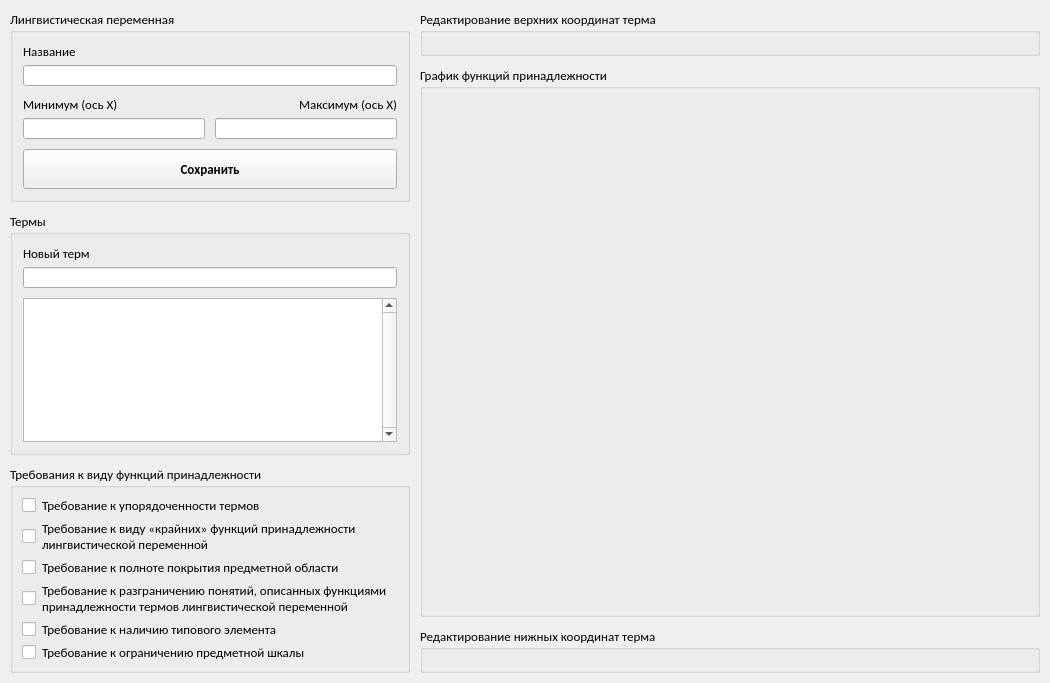
<?xml version="1.0" encoding="UTF-8"?>
<ui version="4.0">
 <class>lp_editor_window</class>
 <widget class="QWidget" name="lp_editor_window">
  <property name="geometry">
   <rect>
    <x>0</x>
    <y>0</y>
    <width>1050</width>
    <height>683</height>
   </rect>
  </property>
  <property name="sizePolicy">
   <sizepolicy hsizetype="Preferred" vsizetype="Preferred">
    <horstretch>0</horstretch>
    <verstretch>0</verstretch>
   </sizepolicy>
  </property>
  <property name="maximumSize">
   <size>
    <width>16777215</width>
    <height>16777215</height>
   </size>
  </property>
  <property name="font">
   <font>
    <family>Calibri</family>
    <pointsize>10</pointsize>
   </font>
  </property>
  <property name="windowTitle">
   <string>Редактор лингвистической переменной</string>
  </property>
  <layout class="QHBoxLayout" name="horizontalLayout_2">
   <property name="spacing">
    <number>10</number>
   </property>
   <property name="leftMargin">
    <number>10</number>
   </property>
   <property name="topMargin">
    <number>10</number>
   </property>
   <property name="rightMargin">
    <number>10</number>
   </property>
   <property name="bottomMargin">
    <number>10</number>
   </property>
   <item>
    <layout class="QVBoxLayout" name="verticalLayout_5">
     <property name="spacing">
      <number>10</number>
     </property>
     <item>
      <widget class="QGroupBox" name="groupBox">
       <property name="sizePolicy">
        <sizepolicy hsizetype="Fixed" vsizetype="Preferred">
         <horstretch>0</horstretch>
         <verstretch>0</verstretch>
        </sizepolicy>
       </property>
       <property name="minimumSize">
        <size>
         <width>400</width>
         <height>0</height>
        </size>
       </property>
       <property name="maximumSize">
        <size>
         <width>16777215</width>
         <height>16777215</height>
        </size>
       </property>
       <property name="title">
        <string>Лингвистическая переменная</string>
       </property>
       <layout class="QVBoxLayout" name="verticalLayout">
        <property name="spacing">
         <number>10</number>
        </property>
        <property name="leftMargin">
         <number>10</number>
        </property>
        <property name="topMargin">
         <number>10</number>
        </property>
        <property name="rightMargin">
         <number>10</number>
        </property>
        <property name="bottomMargin">
         <number>10</number>
        </property>
        <item>
         <layout class="QVBoxLayout" name="verticalLayout_20">
          <property name="spacing">
           <number>5</number>
          </property>
          <item>
           <widget class="QLabel" name="label_15">
            <property name="text">
             <string>Название</string>
            </property>
           </widget>
          </item>
          <item>
           <widget class="QLineEdit" name="edit_title">
            <property name="minimumSize">
             <size>
              <width>0</width>
              <height>21</height>
             </size>
            </property>
            <property name="contextMenuPolicy">
             <enum>Qt::NoContextMenu</enum>
            </property>
            <property name="readOnly">
             <bool>false</bool>
            </property>
           </widget>
          </item>
         </layout>
        </item>
        <item>
         <layout class="QHBoxLayout" name="horizontalLayout">
          <property name="spacing">
           <number>10</number>
          </property>
          <item>
           <layout class="QVBoxLayout" name="verticalLayout_18">
            <property name="spacing">
             <number>5</number>
            </property>
            <item>
             <widget class="QLabel" name="label_13">
              <property name="text">
               <string>Минимум (ось X)</string>
              </property>
             </widget>
            </item>
            <item>
             <widget class="QLineEdit" name="edit_x_start">
              <property name="minimumSize">
               <size>
                <width>0</width>
                <height>21</height>
               </size>
              </property>
              <property name="contextMenuPolicy">
               <enum>Qt::NoContextMenu</enum>
              </property>
              <property name="readOnly">
               <bool>false</bool>
              </property>
             </widget>
            </item>
           </layout>
          </item>
          <item>
           <layout class="QVBoxLayout" name="verticalLayout_19">
            <property name="spacing">
             <number>5</number>
            </property>
            <item>
             <widget class="QLabel" name="label_14">
              <property name="text">
               <string>Максимум (ось X)</string>
              </property>
              <property name="alignment">
               <set>Qt::AlignRight|Qt::AlignTrailing|Qt::AlignVCenter</set>
              </property>
             </widget>
            </item>
            <item>
             <widget class="QLineEdit" name="edit_x_stop">
              <property name="minimumSize">
               <size>
                <width>0</width>
                <height>21</height>
               </size>
              </property>
              <property name="contextMenuPolicy">
               <enum>Qt::NoContextMenu</enum>
              </property>
              <property name="readOnly">
               <bool>false</bool>
              </property>
             </widget>
            </item>
           </layout>
          </item>
         </layout>
        </item>
        <item>
         <widget class="QPushButton" name="button_save">
          <property name="minimumSize">
           <size>
            <width>100</width>
            <height>40</height>
           </size>
          </property>
          <property name="font">
           <font>
            <weight>75</weight>
            <bold>true</bold>
           </font>
          </property>
          <property name="cursor">
           <cursorShape>PointingHandCursor</cursorShape>
          </property>
          <property name="text">
           <string>Сохранить</string>
          </property>
          <property name="iconSize">
           <size>
            <width>24</width>
            <height>24</height>
           </size>
          </property>
         </widget>
        </item>
       </layout>
      </widget>
     </item>
     <item>
      <widget class="QGroupBox" name="groupBox_6">
       <property name="sizePolicy">
        <sizepolicy hsizetype="Fixed" vsizetype="Preferred">
         <horstretch>0</horstretch>
         <verstretch>0</verstretch>
        </sizepolicy>
       </property>
       <property name="minimumSize">
        <size>
         <width>400</width>
         <height>0</height>
        </size>
       </property>
       <property name="title">
        <string>Термы</string>
       </property>
       <layout class="QVBoxLayout" name="verticalLayout_2">
        <property name="spacing">
         <number>10</number>
        </property>
        <property name="leftMargin">
         <number>10</number>
        </property>
        <property name="topMargin">
         <number>10</number>
        </property>
        <property name="rightMargin">
         <number>10</number>
        </property>
        <property name="bottomMargin">
         <number>10</number>
        </property>
        <item>
         <layout class="QVBoxLayout" name="verticalLayout_17">
          <property name="spacing">
           <number>5</number>
          </property>
          <item>
           <widget class="QLabel" name="label_12">
            <property name="text">
             <string>Новый терм</string>
            </property>
           </widget>
          </item>
          <item>
           <widget class="QLineEdit" name="edit_add_term">
            <property name="minimumSize">
             <size>
              <width>0</width>
              <height>21</height>
             </size>
            </property>
            <property name="contextMenuPolicy">
             <enum>Qt::NoContextMenu</enum>
            </property>
            <property name="clearButtonEnabled">
             <bool>true</bool>
            </property>
           </widget>
          </item>
         </layout>
        </item>
        <item>
         <widget class="QListWidget" name="list_terms">
          <property name="minimumSize">
           <size>
            <width>0</width>
            <height>0</height>
           </size>
          </property>
          <property name="maximumSize">
           <size>
            <width>16777215</width>
            <height>16777215</height>
           </size>
          </property>
          <property name="verticalScrollBarPolicy">
           <enum>Qt::ScrollBarAlwaysOn</enum>
          </property>
         </widget>
        </item>
       </layout>
      </widget>
     </item>
     <item>
      <widget class="QGroupBox" name="groupBox_3">
       <property name="sizePolicy">
        <sizepolicy hsizetype="Fixed" vsizetype="Preferred">
         <horstretch>0</horstretch>
         <verstretch>0</verstretch>
        </sizepolicy>
       </property>
       <property name="minimumSize">
        <size>
         <width>400</width>
         <height>0</height>
        </size>
       </property>
       <property name="maximumSize">
        <size>
         <width>16777215</width>
         <height>16777215</height>
        </size>
       </property>
       <property name="title">
        <string>Требования к виду функций принадлежности</string>
       </property>
       <layout class="QVBoxLayout" name="verticalLayout_7">
        <item>
         <layout class="QHBoxLayout" name="horizontalLayout_3">
          <item>
           <widget class="QCheckBox" name="check_err_1">
            <property name="sizePolicy">
             <sizepolicy hsizetype="Fixed" vsizetype="Fixed">
              <horstretch>0</horstretch>
              <verstretch>0</verstretch>
             </sizepolicy>
            </property>
            <property name="text">
             <string/>
            </property>
           </widget>
          </item>
          <item>
           <widget class="QLabel" name="label">
            <property name="text">
             <string>Требование к упорядоченности термов</string>
            </property>
            <property name="wordWrap">
             <bool>true</bool>
            </property>
           </widget>
          </item>
         </layout>
        </item>
        <item>
         <layout class="QHBoxLayout" name="horizontalLayout_5">
          <item>
           <widget class="QCheckBox" name="check_err_2">
            <property name="sizePolicy">
             <sizepolicy hsizetype="Fixed" vsizetype="Fixed">
              <horstretch>0</horstretch>
              <verstretch>0</verstretch>
             </sizepolicy>
            </property>
            <property name="text">
             <string/>
            </property>
           </widget>
          </item>
          <item>
           <widget class="QLabel" name="label_2">
            <property name="text">
             <string>Требование к виду «крайних» функций принадлежности лингвистической переменной</string>
            </property>
            <property name="wordWrap">
             <bool>true</bool>
            </property>
           </widget>
          </item>
         </layout>
        </item>
        <item>
         <layout class="QHBoxLayout" name="horizontalLayout_6">
          <item>
           <widget class="QCheckBox" name="check_err_3">
            <property name="sizePolicy">
             <sizepolicy hsizetype="Fixed" vsizetype="Fixed">
              <horstretch>0</horstretch>
              <verstretch>0</verstretch>
             </sizepolicy>
            </property>
            <property name="text">
             <string/>
            </property>
           </widget>
          </item>
          <item>
           <widget class="QLabel" name="label_3">
            <property name="text">
             <string>Требование к полноте покрытия предметной области</string>
            </property>
            <property name="wordWrap">
             <bool>true</bool>
            </property>
           </widget>
          </item>
         </layout>
        </item>
        <item>
         <layout class="QHBoxLayout" name="horizontalLayout_7">
          <item>
           <widget class="QCheckBox" name="check_err_4">
            <property name="sizePolicy">
             <sizepolicy hsizetype="Fixed" vsizetype="Fixed">
              <horstretch>0</horstretch>
              <verstretch>0</verstretch>
             </sizepolicy>
            </property>
            <property name="text">
             <string/>
            </property>
           </widget>
          </item>
          <item>
           <widget class="QLabel" name="label_4">
            <property name="text">
             <string>Требование к разграничению понятий, описанных функциями принадлежности термов лингвистической переменной</string>
            </property>
            <property name="wordWrap">
             <bool>true</bool>
            </property>
           </widget>
          </item>
         </layout>
        </item>
        <item>
         <layout class="QHBoxLayout" name="horizontalLayout_8">
          <item>
           <widget class="QCheckBox" name="check_err_5">
            <property name="sizePolicy">
             <sizepolicy hsizetype="Fixed" vsizetype="Fixed">
              <horstretch>0</horstretch>
              <verstretch>0</verstretch>
             </sizepolicy>
            </property>
            <property name="text">
             <string/>
            </property>
           </widget>
          </item>
          <item>
           <widget class="QLabel" name="label_5">
            <property name="text">
             <string>Требование к наличию типового элемента</string>
            </property>
            <property name="wordWrap">
             <bool>true</bool>
            </property>
           </widget>
          </item>
         </layout>
        </item>
        <item>
         <layout class="QHBoxLayout" name="horizontalLayout_9">
          <item>
           <widget class="QCheckBox" name="check_err_6">
            <property name="sizePolicy">
             <sizepolicy hsizetype="Fixed" vsizetype="Fixed">
              <horstretch>0</horstretch>
              <verstretch>0</verstretch>
             </sizepolicy>
            </property>
            <property name="text">
             <string/>
            </property>
           </widget>
          </item>
          <item>
           <widget class="QLabel" name="label_6">
            <property name="text">
             <string>Требование к ограничению предметной шкалы</string>
            </property>
            <property name="wordWrap">
             <bool>true</bool>
            </property>
           </widget>
          </item>
         </layout>
        </item>
       </layout>
      </widget>
     </item>
    </layout>
   </item>
   <item>
    <layout class="QVBoxLayout" name="verticalLayout_4">
     <property name="spacing">
      <number>10</number>
     </property>
     <item>
      <widget class="QGroupBox" name="groupBox_7">
       <property name="title">
        <string>Редактирование верхних координат терма</string>
       </property>
       <layout class="QVBoxLayout" name="verticalLayout_8">
        <property name="spacing">
         <number>0</number>
        </property>
        <property name="leftMargin">
         <number>10</number>
        </property>
        <property name="topMargin">
         <number>10</number>
        </property>
        <property name="rightMargin">
         <number>10</number>
        </property>
        <property name="bottomMargin">
         <number>10</number>
        </property>
        <item>
         <widget class="QSplitter" name="splitter_3">
          <property name="orientation">
           <enum>Qt::Horizontal</enum>
          </property>
          <property name="handleWidth">
           <number>10</number>
          </property>
         </widget>
        </item>
       </layout>
      </widget>
     </item>
     <item>
      <widget class="QGroupBox" name="groupBox_2">
       <property name="sizePolicy">
        <sizepolicy hsizetype="Preferred" vsizetype="Preferred">
         <horstretch>0</horstretch>
         <verstretch>0</verstretch>
        </sizepolicy>
       </property>
       <property name="title">
        <string>График функций принадлежности</string>
       </property>
       <layout class="QHBoxLayout" name="horizontalLayout_4">
        <property name="spacing">
         <number>10</number>
        </property>
        <property name="leftMargin">
         <number>10</number>
        </property>
        <property name="topMargin">
         <number>10</number>
        </property>
        <property name="rightMargin">
         <number>10</number>
        </property>
        <property name="bottomMargin">
         <number>10</number>
        </property>
        <item>
         <widget class="QLabel" name="label_plot">
          <property name="sizePolicy">
           <sizepolicy hsizetype="Expanding" vsizetype="Expanding">
            <horstretch>0</horstretch>
            <verstretch>0</verstretch>
           </sizepolicy>
          </property>
          <property name="minimumSize">
           <size>
            <width>0</width>
            <height>0</height>
           </size>
          </property>
          <property name="text">
           <string/>
          </property>
          <property name="scaledContents">
           <bool>true</bool>
          </property>
          <property name="alignment">
           <set>Qt::AlignCenter</set>
          </property>
          <property name="wordWrap">
           <bool>false</bool>
          </property>
         </widget>
        </item>
       </layout>
      </widget>
     </item>
     <item>
      <widget class="QGroupBox" name="groupBox_5">
       <property name="title">
        <string>Редактирование нижных координат терма</string>
       </property>
       <layout class="QVBoxLayout" name="verticalLayout_3">
        <property name="spacing">
         <number>0</number>
        </property>
        <property name="leftMargin">
         <number>10</number>
        </property>
        <property name="topMargin">
         <number>10</number>
        </property>
        <property name="rightMargin">
         <number>10</number>
        </property>
        <property name="bottomMargin">
         <number>10</number>
        </property>
        <item>
         <widget class="QSplitter" name="splitter">
          <property name="orientation">
           <enum>Qt::Horizontal</enum>
          </property>
          <property name="handleWidth">
           <number>10</number>
          </property>
         </widget>
        </item>
       </layout>
      </widget>
     </item>
    </layout>
   </item>
  </layout>
 </widget>
 <resources/>
 <connections/>
</ui>
